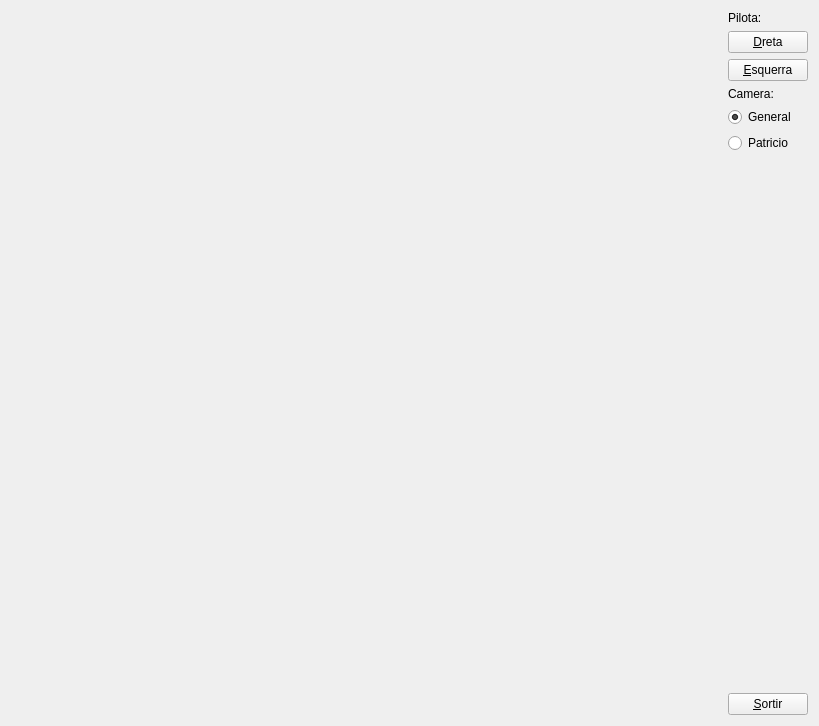
<?xml version="1.0" encoding="UTF-8"?>
<ui version="4.0">
 <class>MyForm</class>
 <widget class="QWidget" name="MyForm">
  <property name="geometry">
   <rect>
    <x>0</x>
    <y>0</y>
    <width>819</width>
    <height>726</height>
   </rect>
  </property>
  <property name="windowTitle">
   <string>IDI-Lab</string>
  </property>
  <layout class="QHBoxLayout" name="horizontalLayout">
   <item>
    <widget class="NouGLWidget" name="widget" native="true">
     <property name="sizePolicy">
      <sizepolicy hsizetype="Expanding" vsizetype="Expanding">
       <horstretch>0</horstretch>
       <verstretch>0</verstretch>
      </sizepolicy>
     </property>
    </widget>
   </item>
   <item>
    <layout class="QVBoxLayout" name="verticalLayout_3">
     <item>
      <layout class="QVBoxLayout" name="verticalLayout_2">
       <item>
        <widget class="QLabel" name="label">
         <property name="text">
          <string>Pilota:</string>
         </property>
        </widget>
       </item>
       <item>
        <widget class="QPushButton" name="pushButton_2">
         <property name="text">
          <string>&amp;Dreta</string>
         </property>
        </widget>
       </item>
       <item>
        <widget class="QPushButton" name="pushButton_3">
         <property name="text">
          <string>&amp;Esquerra</string>
         </property>
        </widget>
       </item>
       <item>
        <widget class="QLabel" name="label_2">
         <property name="text">
          <string>Camera:</string>
         </property>
        </widget>
       </item>
       <item>
        <widget class="QRadioButton" name="radioButton">
         <property name="text">
          <string>General</string>
         </property>
         <property name="checked">
          <bool>true</bool>
         </property>
        </widget>
       </item>
       <item>
        <widget class="QRadioButton" name="radioButton_2">
         <property name="text">
          <string>Patricio</string>
         </property>
         <property name="checkable">
          <bool>true</bool>
         </property>
         <property name="checked">
          <bool>false</bool>
         </property>
        </widget>
       </item>
      </layout>
     </item>
     <item>
      <layout class="QVBoxLayout" name="verticalLayout">
       <item>
        <spacer name="verticalSpacer">
         <property name="orientation">
          <enum>Qt::Vertical</enum>
         </property>
         <property name="sizeHint" stdset="0">
          <size>
           <width>20</width>
           <height>40</height>
          </size>
         </property>
        </spacer>
       </item>
       <item>
        <widget class="QPushButton" name="pushButton">
         <property name="sizePolicy">
          <sizepolicy hsizetype="Fixed" vsizetype="Fixed">
           <horstretch>0</horstretch>
           <verstretch>0</verstretch>
          </sizepolicy>
         </property>
         <property name="text">
          <string>&amp;Sortir</string>
         </property>
        </widget>
       </item>
      </layout>
     </item>
    </layout>
   </item>
  </layout>
 </widget>
 <customwidgets>
  <customwidget>
   <class>NouGLWidget</class>
   <extends>QWidget</extends>
   <header>NouGLWidget.h</header>
   <container>1</container>
   <slots>
    <signal>activa_general()</signal>
    <signal>activa_pat()</signal>
    <slot>move_dreta()</slot>
    <slot>move_esquerra()</slot>
    <slot>change_camera()</slot>
   </slots>
  </customwidget>
 </customwidgets>
 <resources/>
 <connections>
  <connection>
   <sender>pushButton</sender>
   <signal>clicked()</signal>
   <receiver>MyForm</receiver>
   <slot>close()</slot>
   <hints>
    <hint type="sourcelabel">
     <x>783</x>
     <y>713</y>
    </hint>
    <hint type="destinationlabel">
     <x>839</x>
     <y>529</y>
    </hint>
   </hints>
  </connection>
  <connection>
   <sender>pushButton_2</sender>
   <signal>clicked()</signal>
   <receiver>widget</receiver>
   <slot>move_dreta()</slot>
   <hints>
    <hint type="sourcelabel">
     <x>754</x>
     <y>49</y>
    </hint>
    <hint type="destinationlabel">
     <x>668</x>
     <y>46</y>
    </hint>
   </hints>
  </connection>
  <connection>
   <sender>pushButton_3</sender>
   <signal>clicked()</signal>
   <receiver>widget</receiver>
   <slot>move_esquerra()</slot>
   <hints>
    <hint type="sourcelabel">
     <x>735</x>
     <y>84</y>
    </hint>
    <hint type="destinationlabel">
     <x>692</x>
     <y>74</y>
    </hint>
   </hints>
  </connection>
  <connection>
   <sender>widget</sender>
   <signal>activa_general()</signal>
   <receiver>radioButton</receiver>
   <slot>toggle()</slot>
   <hints>
    <hint type="sourcelabel">
     <x>696</x>
     <y>139</y>
    </hint>
    <hint type="destinationlabel">
     <x>749</x>
     <y>130</y>
    </hint>
   </hints>
  </connection>
  <connection>
   <sender>widget</sender>
   <signal>activa_pat()</signal>
   <receiver>radioButton_2</receiver>
   <slot>toggle()</slot>
   <hints>
    <hint type="sourcelabel">
     <x>710</x>
     <y>167</y>
    </hint>
    <hint type="destinationlabel">
     <x>741</x>
     <y>163</y>
    </hint>
   </hints>
  </connection>
  <connection>
   <sender>radioButton_2</sender>
   <signal>clicked()</signal>
   <receiver>widget</receiver>
   <slot>change_camera()</slot>
   <hints>
    <hint type="sourcelabel">
     <x>759</x>
     <y>159</y>
    </hint>
    <hint type="destinationlabel">
     <x>706</x>
     <y>194</y>
    </hint>
   </hints>
  </connection>
  <connection>
   <sender>radioButton</sender>
   <signal>clicked()</signal>
   <receiver>widget</receiver>
   <slot>change_camera()</slot>
   <hints>
    <hint type="sourcelabel">
     <x>749</x>
     <y>119</y>
    </hint>
    <hint type="destinationlabel">
     <x>709</x>
     <y>114</y>
    </hint>
   </hints>
  </connection>
 </connections>
</ui>
